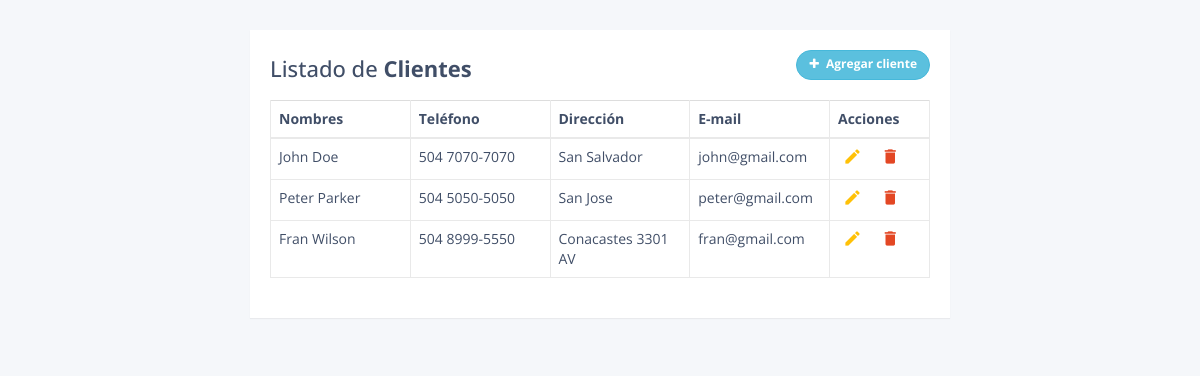
The page / on the database its author committed.
### tables this page shows
CREATE TABLE `clientes` (
  `id` int(11) NOT NULL,
  `nombres` varchar(100) NOT NULL,
  `apellidos` varchar(100) NOT NULL,
  `telefono` varchar(15) NOT NULL,
  `direccion` varchar(255) NOT NULL,
  `correo_electronico` varchar(64) NOT NULL
);

### database.php (called while the page is built, shortened)
<?php
	class Database{
		private $con;
		private $dbhost="localhost";
		private $dbuser="root";
		private $dbpass="";
		private $dbname="tuto_poo";
		public function connect_db(){
			$this->con = mysqli_connect($this->dbhost, $this->dbuser, $this->dbpass, $this->dbname);
		}
		public function read(){
			$sql = "SELECT * FROM clientes";
			$res = mysqli_query($this->con, $sql);
			return $res;
		}
	}
?>

### index.php (the view, shortened to what this page needs)
<!DOCTYPE html>
<html lang="en">
<head>
<link rel="stylesheet" href="https://maxcdn.bootstrapcdn.com/font-awesome/4.7.0/css/font-awesome.min.css">
<link rel="stylesheet" href="https://maxcdn.bootstrapcdn.com/bootstrap/3.3.7/css/bootstrap.min.css">
<link rel="stylesheet" href="css/custom.css">
</head>
<body>
    <div class="container">
        <div class="table-wrapper">
            <div class="table-title">
                <div class="row">
                    <div class="col-sm-8"><h2>Listado de  <b>Clientes</b></h2></div>
                    <div class="col-sm-4">
                        <a href="create.php" class="btn btn-info add-new"><i class="fa fa-plus"></i> Agregar cliente</a>
                    </div>
                </div>
            </div>
            <table class="table table-bordered">
                <thead>
                    <tr>
                        <th>Nombres</th>
                        <th>Teléfono</th>
                        <th>Dirección</th>
						<th>E-mail</th>
                        <th>Acciones</th>
                    </tr>
                </thead>
				<?php
				include ('database.php');
				$clientes = new Database();
				$listado=$clientes->read();
				?>
                <tbody>
				<?php
					while ($row=mysqli_fetch_object($listado)){
						$id=$row->id;
						$nombres=$row->nombres." ".$row->apellidos;
						$telefono=$row->telefono;
						$direccion=$row->direccion;
						$email=$row->correo_electronico;
				?>
					<tr>
                        <td><?php echo $nombres;?></td>
                        <td><?php echo $telefono;?></td>
                        <td><?php echo $direccion;?></td>
						<td><?php echo $email;?></td>
                        <td>
						    <a href="update.php?id=<?php echo $id;?>" class="edit" title="Editar" data-toggle="tooltip"><i class="material-icons">&#xE254;</i></a>
                            <a href="delete.php?id=<?php echo $id;?>" class="delete" title="Eliminar" data-toggle="tooltip"><i class="material-icons">&#xE872;</i></a>
                        </td>
                    </tr>
				<?php
					}
				?>
                </tbody>
            </table>
        </div>
    </div>
</body>
</html>

### css/custom.css (style rules this page uses)
body { color: #404E67; background: #F5F7FA; font-family: 'Open Sans', sans-serif; }
.table-wrapper { width: 700px; margin: 30px auto; background: #fff; padding: 20px; box-shadow: 0 1px 1px rgba(0,0,0,.05); }
.table-title { padding-bottom: 10px; margin: 0 0 10px; }
.table-title h2 { margin: 6px 0 0; font-size: 22px; }
.table-title .add-new { float: right; height: 30px; font-weight: bold; font-size: 12px; text-shadow: none; min-width: 100px; border-radius: 50px; line-height: 13px; }
.table-title .add-new i { margin-right: 4px; }
table.table { table-layout: fixed; }
table.table tr th, table.table tr td { border-color: #e9e9e9; }
table.table th:last-child { width: 100px; }
table.table td a { cursor: pointer; display: inline-block; margin: 0 5px; min-width: 24px; }
table.table td a.edit { color: #FFC107; }
table.table td a.delete { color: #E34724; }
table.table td i { font-size: 19px; }

### rows shown on the page
clientes: nombres "John Doe", telefono "504 7070-7070", direccion "San Salvador", correo_electronico "john@gmail.com"
clientes: nombres "Peter Parker", telefono "504 5050-5050", direccion "San Jose", correo_electronico "peter@gmail.com"
clientes: nombres "Fran Wilson", telefono "504 8999-5550", direccion "Conacastes 3301 AV", correo_electronico "fran@gmail.com"
